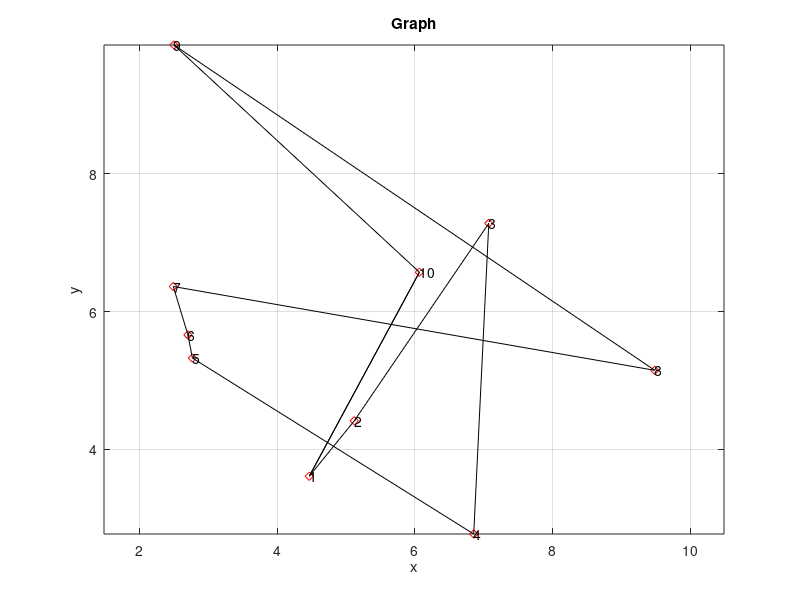

This chart was generated by the following MATLAB code:
clear
clc
close all

x_coordinate =  1 + 9.*rand(1, 10);
y_coordinate = 1 + 9.*rand(1, 10);

figure
plot(x_coordinate, y_coordinate, 'rd')
xlabel('x')
ylabel('y')
title("Graph")
axis equal
grid on
for i = 1:10
    text(x_coordinate(1, i), y_coordinate(1, i), num2str(i))
end
hold on
path = [1, 2, 3, 4, 5, 6, 7, 8, 9, 10, 1];
for i = 1:length(path)-1
    plot(x_coordinate([path(i), path(i+1)]), y_coordinate([path(i), path(i+1)]), 'k')
end
plot(x_coordinate([10, 1]), y_coordinate([10, 1]), 'k')
hold off

lin = @(x1, y1, x2, y2, xp, yp) (xp-x1)./(x2-x1) - (yp-y1)./(y2-y1);
lin(x_coordinate(1), y_coordinate(1), x_coordinate(2), y_coordinate(2), ...
    x_coordinate(8), y_coordinate(8))
inter = @(x1, y1, x2, y2, x3, y3, x4, y4) lin(x1, y1, x2, y2, x3, y3) .* lin(x1, ...
    y1, x2, y2, x4, y4)<0;